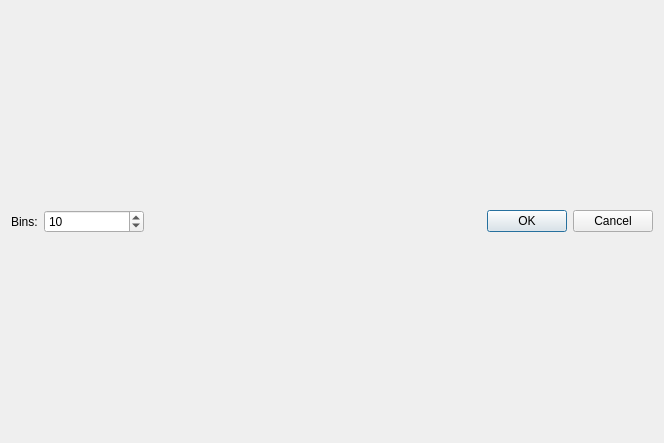
<?xml version="1.0" encoding="UTF-8"?>
<ui version="4.0">
 <class>Dialog</class>
 <widget class="QDialog" name="Dialog">
  <property name="geometry">
   <rect>
    <x>0</x>
    <y>0</y>
    <width>664</width>
    <height>443</height>
   </rect>
  </property>
  <property name="windowTitle">
   <string>Dialog</string>
  </property>
  <layout class="QVBoxLayout" name="verticalLayout">
   <item>
    <layout class="QGridLayout" name="gridLayout">
     <property name="sizeConstraint">
      <enum>QLayout::SetMaximumSize</enum>
     </property>
    </layout>
   </item>
   <item>
    <layout class="QHBoxLayout" name="horizontalLayout">
     <property name="sizeConstraint">
      <enum>QLayout::SetMinimumSize</enum>
     </property>
     <item>
      <widget class="QLabel" name="label">
       <property name="text">
        <string>Bins:</string>
       </property>
      </widget>
     </item>
     <item>
      <widget class="QSpinBox" name="spin_box">
       <property name="minimumSize">
        <size>
         <width>100</width>
         <height>0</height>
        </size>
       </property>
       <property name="maximumSize">
        <size>
         <width>200</width>
         <height>16777215</height>
        </size>
       </property>
       <property name="minimum">
        <number>1</number>
       </property>
       <property name="maximum">
        <number>1000</number>
       </property>
       <property name="value">
        <number>10</number>
       </property>
      </widget>
     </item>
     <item>
      <spacer name="horizontalSpacer">
       <property name="orientation">
        <enum>Qt::Horizontal</enum>
       </property>
       <property name="sizeHint" stdset="0">
        <size>
         <width>40</width>
         <height>20</height>
        </size>
       </property>
      </spacer>
     </item>
     <item>
      <widget class="QDialogButtonBox" name="buttonBox">
       <property name="sizePolicy">
        <sizepolicy hsizetype="Fixed" vsizetype="Fixed">
         <horstretch>0</horstretch>
         <verstretch>0</verstretch>
        </sizepolicy>
       </property>
       <property name="orientation">
        <enum>Qt::Horizontal</enum>
       </property>
       <property name="standardButtons">
        <set>QDialogButtonBox::Cancel|QDialogButtonBox::Ok</set>
       </property>
      </widget>
     </item>
    </layout>
   </item>
  </layout>
 </widget>
 <resources/>
 <connections>
  <connection>
   <sender>buttonBox</sender>
   <signal>accepted()</signal>
   <receiver>Dialog</receiver>
   <slot>accept()</slot>
   <hints>
    <hint type="sourcelabel">
     <x>248</x>
     <y>254</y>
    </hint>
    <hint type="destinationlabel">
     <x>157</x>
     <y>274</y>
    </hint>
   </hints>
  </connection>
  <connection>
   <sender>buttonBox</sender>
   <signal>rejected()</signal>
   <receiver>Dialog</receiver>
   <slot>reject()</slot>
   <hints>
    <hint type="sourcelabel">
     <x>316</x>
     <y>260</y>
    </hint>
    <hint type="destinationlabel">
     <x>286</x>
     <y>274</y>
    </hint>
   </hints>
  </connection>
 </connections>
</ui>
